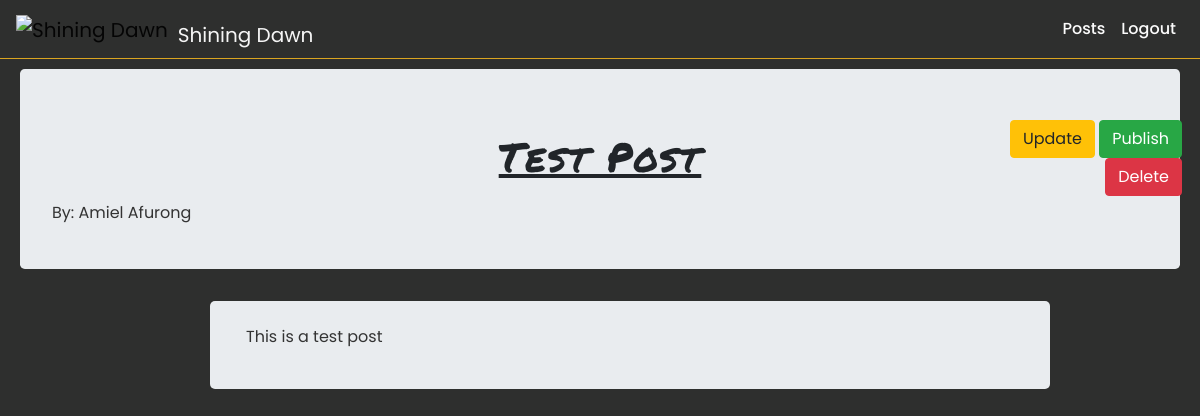
Page /posts/2/ (signed in) on the earlier database version.
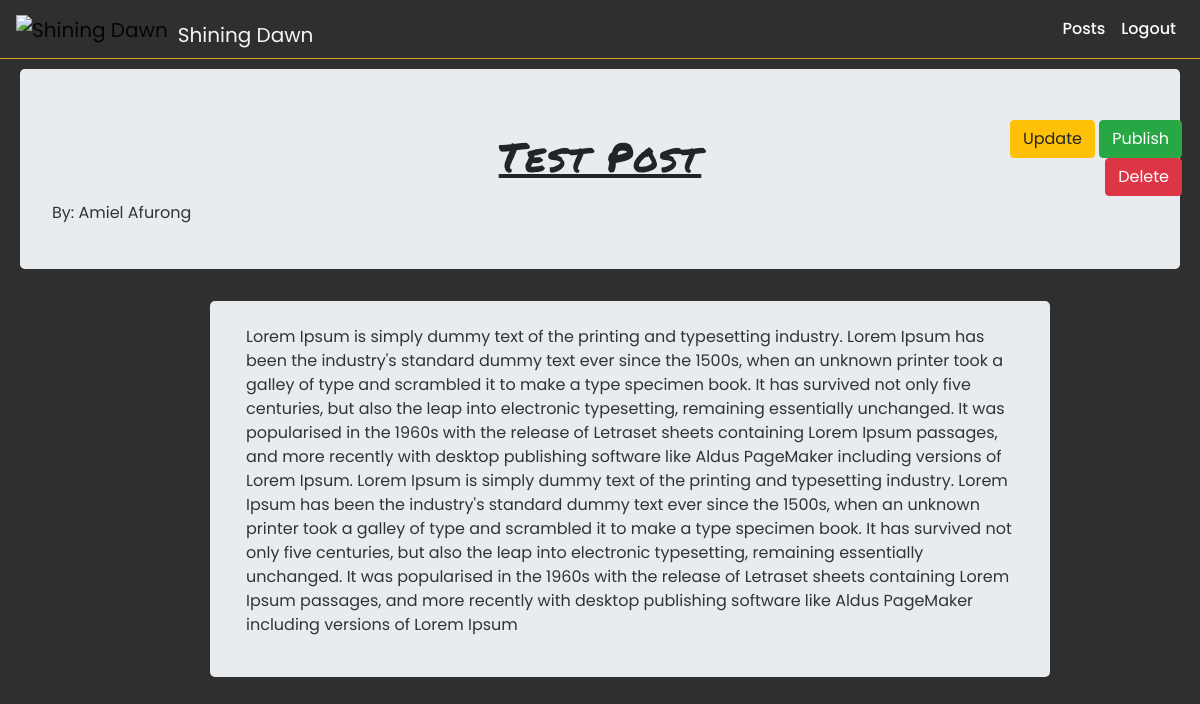
Same page on the later database version.
### post/models.py (models this page shows, shortened)
class Post(models.Model):
    title = models.CharField(max_length=255)
    content = models.CharField(max_length=10000)
    featured_image = models.ImageField()
    is_published = models.BooleanField(default=False)
    author = models.ForeignKey(User, on_delete=models.SET_NULL, related_name='posts',null=True)
    published_date = models.DateField(blank=True,null=True)
    created_on = models.DateField(auto_now_add=True)

### post/views.py (the view)
# urls.py: path('<pk>/',PostDetailView.as_view(),name='detail'),
class PostDetailView(generic.DetailView):
    model = Post
    template_name = 'post/post_detail.html'
    context_object_name = 'post_detail'
    def get_context_data(self, **kwargs):
        context = super().get_context_data(**kwargs)
        """
        We need to return a 404 when someone checked on a post that is not published yet
        Except if the user accessing the unpublished post is also the owner of the post
        """
        if self.request.user == context['post_detail'].author:
            return context
        else:
            if context['post_detail'].is_published != True:
                raise Http404("Post not published yet")
            else:
                return context

### templates/post/post_detail.html (shortened to what this page needs)
{% extends 'core/base.html' %}
{% load static %}
{% block head_block%}
<link rel="stylesheet" href="{% static 'css/posts.css'%}">
{%endblock%}
{% block body_block %}
{% if request.user == post_detail.author %}
<div class="post-cta">
    <a href="{% url 'post:update' pk=post_detail.id %}" class='btn btn-warning'>Update</a>
    {% if not post_detail.is_published %}
    <a href="{% url 'post:publish' pk=post_detail.id %}" class='btn btn-success'>Publish</a>
    {% endif %}
    <a href="{% url 'post:delete' pk=post_detail.id %}" class='btn btn-danger'>Delete</a>
</div>
{% else %}
<p>You are not the author of this post</p>
{% endif %}
<div class="jumbotron">
    <h1 class="post-title">{{post_detail.title}}</h1>
    <p class="post-author">By: {{post_detail.author.first_name | title }} {{post_detail.author.last_name | title }}</p>
</div>
{% if request.user == post_detail.author %}
<div class="post-detail-container" style="transform:translate(-50%,-29%);">
{% else %}
<div class="post-detail-container" style="transform:translate(-50%,-25%);">
{% endif %}
    <div class="post-content-container">
        <p>{{post_detail.content}}</p>
    </div>
</div>
{% endblock %}

### templates/core/base.html (shortened to what this page needs)
<!DOCTYPE html>
<html lang="en">
<head>
  {% load static %}
    <link rel="stylesheet" href="https://stackpath.bootstrapcdn.com/bootstrap/4.3.1/css/bootstrap.min.css">
    <link rel="stylesheet" href="{% static 'css/main.css'%}">
    {%block head_block%}
    {%endblock%}
</head>
<body>
    <nav class="navbar navbar-expand-lg navbar-light bg-light">
        <a  class="navbar-brand mr-auto"
         href="{% url 'index'%}"><img style=" margin-right:10px;"src="{% static 'images/icon.png'%}" alt="Shining Dawn" width="50px">
         <span style="color: whitesmoke;position:absolute;top:20px;">Shining Dawn</span>
        </a>
        <div class="collapse navbar-collapse" id="navbarNav">
          {%if user.is_authenticated %}
          <ul class="ml-auto mt-2 mt-lg-0 navbar-nav">
            <li class="nav-item">
              <a class="nav-link" href="{% url 'post:list'%}">Posts</a>
            </li>
            <li class="nav-item"><a class="nav-link" style="color:whitesmoke" href="{%url 'logout'%}">Logout</a></li>
          </ul>
          {% endif %}
        </div>
      </nav>
    {%block body_block%}
    {%endblock%}
</body>
</html>

### static/css/main.css (style rules this page uses)
body { margin:0; box-sizing: border-box; padding:0; font-family: 'Poppins', sans-serif; background:#2E2F2E !important; }
html { background:#2E2F2E !important; }
.navbar { background:#2E2F2E !important; border-bottom: solid 0.2px goldenrod; }
.navbar a.nav-link { color: #FCFCFC !important; font-size: 16px !important; font-weight: 500 !important; letter-spacing: 0.5 !important; }

### static/css/posts.css (style rules this page uses)
.post-detail-container { width: 70%; color:#333333; background: #E9ECEF; transform: translate(25%) !important; border-radius: 5px; padding: 2% 3%; }
.jumbotron { height:200px !important; margin-top: 10px; margin-left: 20px; margin-right: 20px; }
.post-title { font-family: 'Permanent Marker', cursive; letter-spacing: 2px; text-align:center; text-decoration: underline; margin-bottom: 20px; }
.post-author { color: #333333; }
.post-cta { position: absolute; top: 15%; right: 1.5%; width: 15%; text-align: right; }

Differences in the rows shown:
changed Post "Test Post": content "This is a test post" → "Lorem Ipsum is simply dummy text of the printing and typesetting industry. Lorem Ipsum has been the industry's standard dummy text ever since the 1500s, when an unknown printer took a galley of type and scrambled it to make a type specimen book. It has survived not only five centuries, but also the leap into electronic typesetting, remaining essentially unchanged. It was popularised in the 1960s with the release of Letraset sheets containing Lorem Ipsum passages, and more recently with desktop publishing software like Aldus PageMaker including versions of Lorem Ipsum. Lorem Ipsum is simply dummy text of the printing and typesetting industry. Lorem Ipsum has been the industry's standard…"
